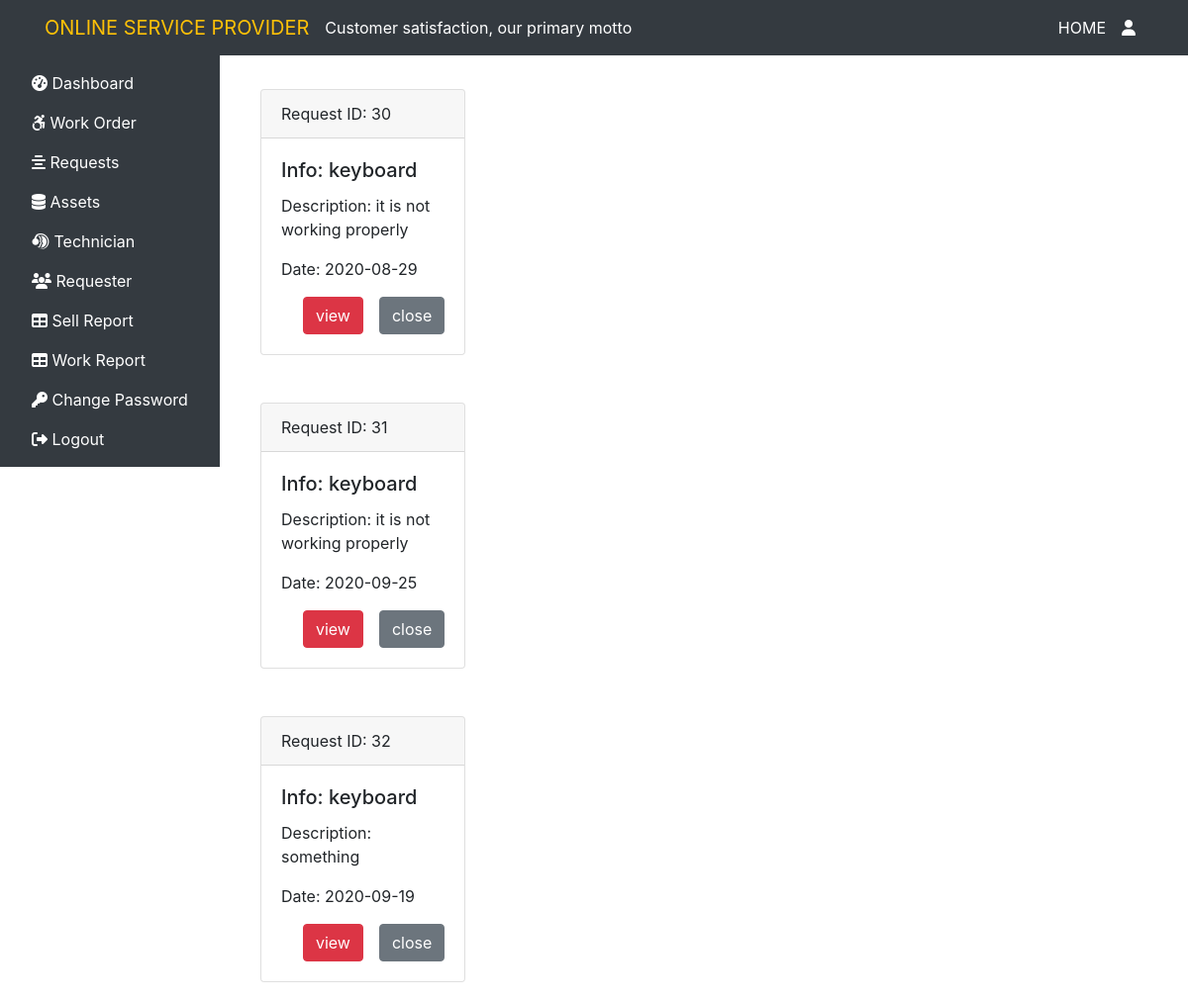
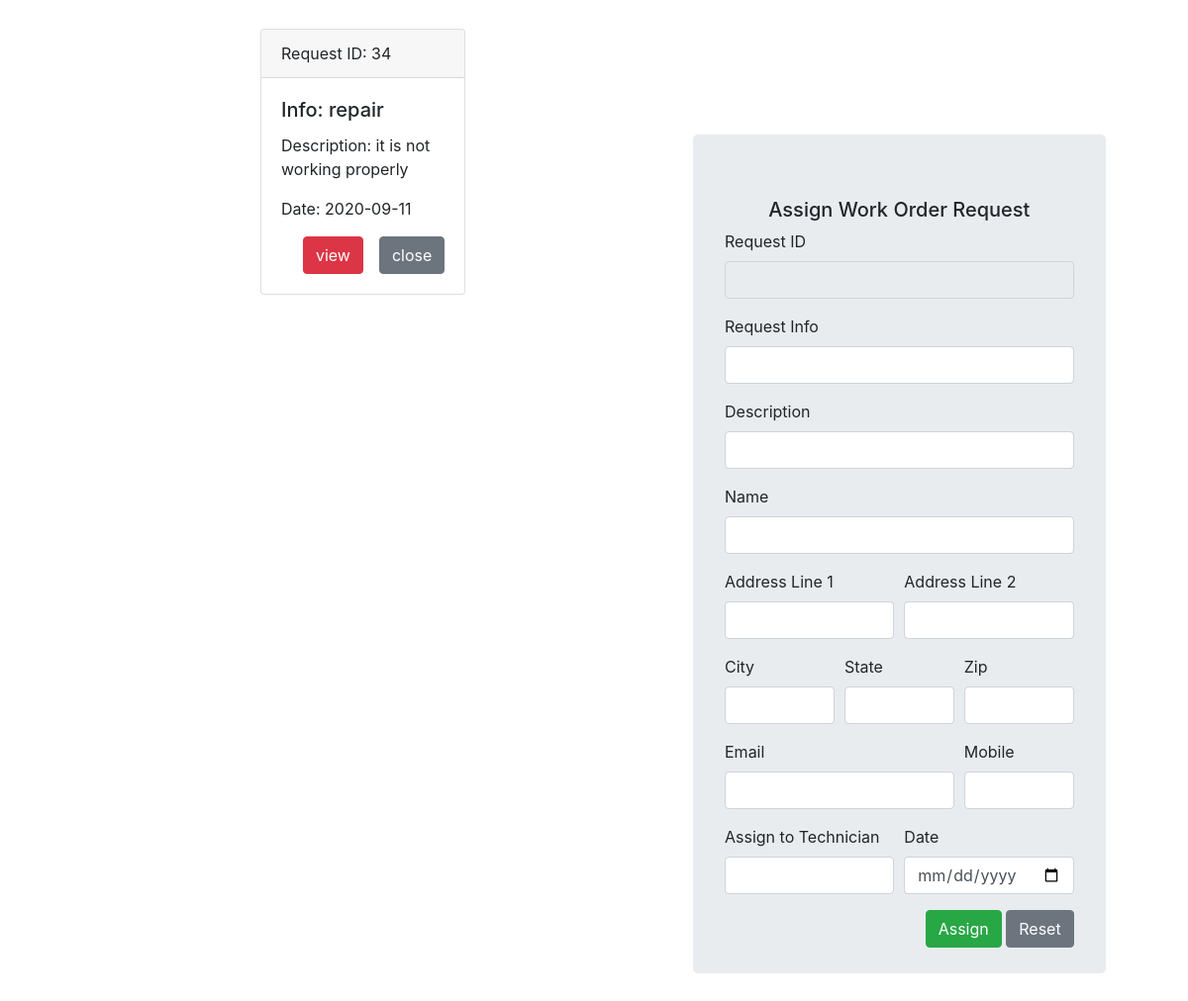
/admin/requests.php, run on the app's committed database (2 pictures, top to bottom).
### tables this page shows
CREATE TABLE `submit_report` (
  `id` int(13) NOT NULL,
  `info` varchar(255) NOT NULL,
  `description` varchar(255) NOT NULL,
  `name` varchar(50) NOT NULL,
  `address1` varchar(255) NOT NULL,
  `address2` varchar(255) NOT NULL,
  `city` varchar(50) NOT NULL,
  `state` varchar(50) NOT NULL,
  `zip` varchar(50) NOT NULL,
  `email` varchar(50) NOT NULL,
  `mobile` varchar(50) NOT NULL,
  `date` date NOT NULL
);

### admin/requests.php (the view, shortened to what this page needs)
<?php include "admin_header.php"; ?>
<body>
 <?php include "admin_navigation.php";?>
 <div class='margin'>
  <div class='col-sm-4 mb-5'>
 <?php
    include '../dbcon.php';
     $sql ="SELECT `id`, `info`, `description`, `date` FROM `submit_report`";
     $result = mysqli_query($con,$sql);
     $run = mysqli_num_rows($result);
     if ($run>0) {
       while($row = mysqli_fetch_assoc($result)){
        echo "<div class='card mt-5 mx-5'>
    <div class='card-header'>";
    echo "Request ID: ".$row["id"];
       echo "</div>";
  echo "<div class='card-body'>";
   echo"<h5 class='card-title'>Info: ".$row["info"];echo "</h5>";
   echo "<p class='card-text'>Description: ".$row["description"];echo"</p>";
   echo"<p class='card-text'>Date: ".$row["date"];echo"</p>";
   echo"<div class='float-right'>";
   echo"<form action='' method=''>";
    echo "<div class ='float-right'>";
    echo"<input type='submit' class='btn btn-danger mr-3' name='view' value='view'>";
    echo"<input type='submit'class='btn btn-secondary' name='close' value='close'>";
    echo "</div>";
   echo"</form>";
   echo"</div>";
   echo"</div>";
   echo"</div>";
       }
     }
  ?>
</div>
</div>
<div class="margin2">
<div class="col-sm-10 mt-5 jumbotron">
  <form action="" method="POST">
    <h5 class="text-center">Assign Work Order Request</h5>
    <div class="form-group">
      <label for="">Request ID</label>
      <input type="text" class="form-control" id="" name="id" value="<?php if(isset($data['id'])) {echo $data['id'];} ?>"readonly>
    </div>
    <div class="form-group">
      <label for="">Request Info</label>
      <input type="text" class="form-control" id="" name="info" value="<?php if(isset($data['info'])) {echo $data['info'];} ?>">
    </div>
    <div class="form-group">
      <label for="">Description</label>
      <input type="text" class="form-control" id="" name="description" value="<?php if(isset($data['description'])) {echo $data['description'];} ?>">
    </div>
    <div class="form-group">
      <label for="">Name</label>
      <input type="text" class="form-control" id="" name="name" value="<?php if(isset($data['name'])) {echo $data['name'];} ?>">
    </div>
    <div class="form-row">
      <div class="form-group col-md-6">
        <label for="">Address Line 1</label>
        <input type="text" class="form-control" id="" name="address1" value="<?php if(isset($data['address1'])) {echo $data['address1'];} ?>">
      </div>
      <div class="form-group col-md-6">
        <label for="">Address Line 2</label>
        <input type="text" class="form-control" id="" name="address2" value="<?php if(isset($data['address2'])) {echo $data['address2'];} ?>">
      </div>
    </div>
    <div class="form-row">
      <div class="form-group col-md-4">
        <label for="">City</label>
        <input type="text" class="form-control" id="" name="city" value="<?php if(isset($data['city'])) {echo $data['city'];} ?>">
      </div>
      <div class="form-group col-md-4">
        <label for="">State</label>
        <input type="text" class="form-control" id="" name="state" value="<?php if(isset($data['state'])) {echo $data['state'];} ?>">
      </div>
      <div class="form-group col-md-4">
        <label for="">Zip</label>
        <input type="text" class="form-control" id="" name="zip" value="<?php if(isset($data['zip'])) {echo $data['zip'];} ?>">
      </div>
    </div>
    <div class="form-row">
      <div class="form-group col-md-8">
        <label for="">Email</label>
        <input type="email" class="form-control" id="" name="email" value="<?php if(isset($data['email'])) {echo $data['email'];} ?>">
      </div>
      <div class="form-group col-md-4">
        <label for="">Mobile</label>
        <input type="text" class="form-control" id="" name="mobile" value="<?php if(isset($data['mobile'])) {echo $data['mobile'];} ?>">
      </div>
    </div>
    <div class="form-row">
      <div class="form-group col-md-6">
        <label for="">Assign to Technician</label>
        <input type="text" class="form-control" id="" name="assigntech">
      </div>
      <div class="form-group col-md-6">
        <label for="">Date</label>
        <input type="date" class="form-control" id="" name="date">
      </div>
    </div>
    <div class="float-right">
      <button type="submit" class="btn btn-success" name="assign">Assign</button>
      <button type="reset" class="btn btn-secondary">Reset</button>
    </div>
  </form>
</div>
</div>
</body>
</html

### admin/style1.css (style rules this page uses)
.margin { margin-left: 200px; margin-top: -430px; }
.margin2 { margin-left: 700px; margin-top: -210px; }

### data on the page
submit_report: id "30", info "keyboard", description "it is not working properly", date "2020-08-29"
submit_report: id "31", info "keyboard", description "it is not working properly", date "2020-09-25"
submit_report: id "32", info "keyboard", description "something", date "2020-09-19"
submit_report: id "34", info "repair", description "it is not working properly", date "2020-09-11"
